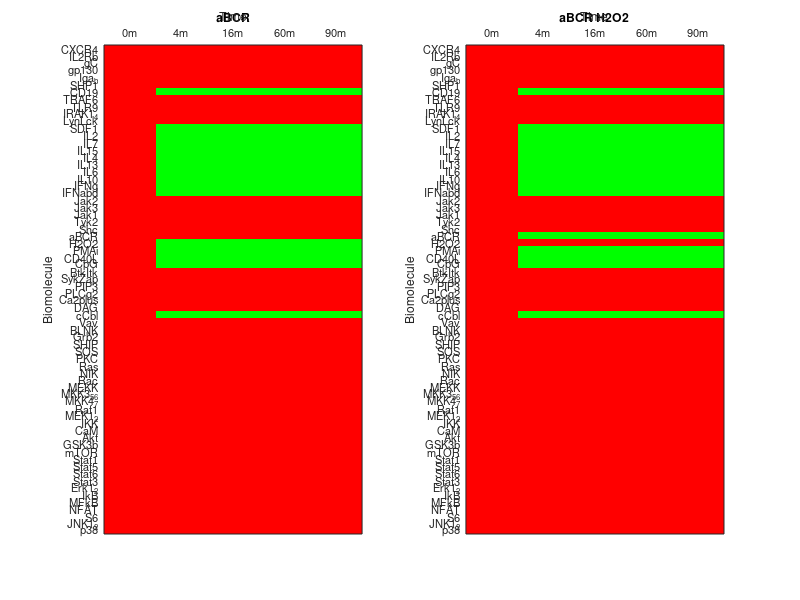

Source code (MATLAB):
function BooleanSimulation()
% BooleanSimulation
%
%  Simulates biological network using boolean expression rules.
%
%  Title: Follicular Lymphoma Network
%  Subject: 
%  Author: Ed Chen, Harendra Guturu, Jonathan Karr
%  Creator: NetworkAnalyzer
%  Last Updated: Tue Mar 31 2009 02:23:49 PM

% time points
times={'0m';'4m';'16m';'60m';'90m'};

% biomolecules
biomolecules=struct('name','','expression','','initialCondition',[]);
biomolecules(1)=struct('name','CXCR4','expression','SDF1','initialCondition',0);
biomolecules(2)=struct('name','IL2Rb','expression','IL2 || gC','initialCondition',0);
biomolecules(3)=struct('name','gC','expression','IL2 || IL7 || IL15 || IL4 || IL13','initialCondition',0);
biomolecules(4)=struct('name','gp130','expression','IL6','initialCondition',0);
biomolecules(5)=struct('name','Iga_b','expression','aBCR || H2O2','initialCondition',0);
biomolecules(6)=struct('name','SHP1','expression','Iga_b || aBCR || H2O2','initialCondition',0);
biomolecules(7)=struct('name','CD19','expression','true','initialCondition',0);
biomolecules(8)=struct('name','TRAF6','expression','CpG || CD40L','initialCondition',0);
biomolecules(9)=struct('name','TLR9','expression','CD40L || CpG','initialCondition',0);
biomolecules(10)=struct('name','IRAK1_4','expression','TRAF6 || TLR9','initialCondition',0);
biomolecules(11)=struct('name','LynLck','expression','IL2Rb || Iga_b || SHP1 || CD19','initialCondition',0);
biomolecules(12)=struct('name','SDF1','expression','true','initialCondition',0);
biomolecules(13)=struct('name','IL2','expression','true','initialCondition',0);
biomolecules(14)=struct('name','IL7','expression','true','initialCondition',0);
biomolecules(15)=struct('name','IL15','expression','true','initialCondition',0);
biomolecules(16)=struct('name','IL4','expression','true','initialCondition',0);
biomolecules(17)=struct('name','IL13','expression','true','initialCondition',0);
biomolecules(18)=struct('name','IL6','expression','true','initialCondition',0);
biomolecules(19)=struct('name','IL10','expression','true','initialCondition',0);
biomolecules(20)=struct('name','IFNg','expression','true','initialCondition',0);
biomolecules(21)=struct('name','IFNabd','expression','true','initialCondition',0);
biomolecules(22)=struct('name','Jak2','expression','CXCR4 || gp130 || IFNg || LynLck','initialCondition',0);
biomolecules(23)=struct('name','Jak3','expression','gC','initialCondition',0);
biomolecules(24)=struct('name','Jak1','expression','gC || gp130 || IL10 || IFNg || IFNabd || LynLck','initialCondition',0);
biomolecules(25)=struct('name','Tyk2','expression','gp130 || IL10 || IFNabd','initialCondition',0);
biomolecules(26)=struct('name','Shc','expression','IL2Rb || gp130','initialCondition',0);
biomolecules(27)=struct('name','aBCR','expression','true','initialCondition',0);
biomolecules(28)=struct('name','H2O2','expression','true','initialCondition',0);
biomolecules(29)=struct('name','PMAi','expression','true','initialCondition',0);
biomolecules(30)=struct('name','CD40L','expression','true','initialCondition',0);
biomolecules(31)=struct('name','CpG','expression','true','initialCondition',0);
biomolecules(32)=struct('name','BtkItk','expression','LynLck','initialCondition',0);
biomolecules(33)=struct('name','SykZap','expression','IL2Rb || LynLck || BtkItk','initialCondition',0);
biomolecules(34)=struct('name','PIP3','expression','BtkItk || CD19','initialCondition',0);
biomolecules(35)=struct('name','PLCg2','expression','LynLck || SykZap || BtkItk || PIP3 || Ca2plus','initialCondition',0);
biomolecules(36)=struct('name','Ca2plus','expression','PMAi || PIP3','initialCondition',0);
biomolecules(37)=struct('name','DAG','expression','PLCg2','initialCondition',0);
biomolecules(38)=struct('name','cCbl','expression','true','initialCondition',0);
biomolecules(39)=struct('name','Vav','expression','CD19 || cCbl','initialCondition',0);
biomolecules(40)=struct('name','BLNK','expression','PLCg2 || SykZap','initialCondition',0);
biomolecules(41)=struct('name','Grb2','expression','Shc || BLNK','initialCondition',0);
biomolecules(42)=struct('name','SHIP','expression','Grb2 || BLNK || PIP3','initialCondition',0);
biomolecules(43)=struct('name','SOS','expression','Grb2','initialCondition',0);
biomolecules(44)=struct('name','PKC','expression','DAG || PMAi || Ca2plus','initialCondition',0);
biomolecules(45)=struct('name','Ras','expression','SOS || DAG || PKC','initialCondition',0);
biomolecules(46)=struct('name','NIK','expression','TRAF6','initialCondition',0);
biomolecules(47)=struct('name','Rac','expression','Vav','initialCondition',0);
biomolecules(48)=struct('name','MEKK','expression','Rac','initialCondition',0);
biomolecules(49)=struct('name','MKK3_5_6','expression','MEKK || IRAK1_4','initialCondition',0);
biomolecules(50)=struct('name','MKK4_7','expression','MEKK','initialCondition',0);
biomolecules(51)=struct('name','Raf1','expression','Ras','initialCondition',0);
biomolecules(52)=struct('name','MEK1_2','expression','Raf1','initialCondition',0);
biomolecules(53)=struct('name','IKK','expression','PKC || NIK','initialCondition',0);
biomolecules(54)=struct('name','CaM','expression','Ca2plus','initialCondition',0);
biomolecules(55)=struct('name','Akt','expression','PIP3','initialCondition',0);
biomolecules(56)=struct('name','GSK3b','expression','Akt','initialCondition',0);
biomolecules(57)=struct('name','mTOR','expression','Akt','initialCondition',0);
biomolecules(58)=struct('name','Stat1','expression','Jak2 || Jak1 || LynLck','initialCondition',0);
biomolecules(59)=struct('name','Stat5','expression','Jak2 || Jak1 || LynLck','initialCondition',0);
biomolecules(60)=struct('name','Stat6','expression','Jak3 || Jak1','initialCondition',0);
biomolecules(61)=struct('name','Stat3','expression','Jak1 || Tyk2 || LynLck','initialCondition',0);
biomolecules(62)=struct('name','Erk1_2','expression','MEK1_2','initialCondition',0);
biomolecules(63)=struct('name','IkB','expression','IKK','initialCondition',0);
biomolecules(64)=struct('name','MFkB','expression','IkB','initialCondition',0);
biomolecules(65)=struct('name','NFAT','expression','CaM || GSK3b','initialCondition',0);
biomolecules(66)=struct('name','S6','expression','mTOR','initialCondition',0);
biomolecules(67)=struct('name','JNK1_2','expression','MKK4_7','initialCondition',0);
biomolecules(68)=struct('name','p38','expression','MKK3_5_6','initialCondition',0);

% conditions
conditions=struct('name','','perturbations',[]);
conditions(1)=struct('name','aBCR','perturbations',[]);
conditions(1).perturbations=struct('biomolecule','','expression','');
conditions(1).perturbations(1)=struct('biomolecule','aBCR','expression','false');
conditions(2)=struct('name','aBCR H2O2','perturbations',[]);
conditions(2).perturbations=struct('biomolecule','','expression','');
conditions(2).perturbations(1)=struct('biomolecule','H2O2','expression','false');

% allocate
states=zeros(length(biomolecules),length(times),length(conditions));

% loop over conditions
for i=1:length(conditions)
    % initial conditions
    states(:,1,i)=initialState(times(1),biomolecules,conditions(i).perturbations);    

    % loop over times, evaluate perturbations and expression rules
    for j=2:length(times)
        states(:,j,i)=evolveState(times(j),states(:,j,i),biomolecules,conditions(i).perturbations);
    end
    
    % plot
    cols=ceil(sqrt(length(conditions)));
    rows=ceil(length(conditions)/cols);
    subplot(rows,cols,i);
    plotTimeCourse(times,states(:,:,i),biomolecules,conditions(i).name);
end

% initial conditions
function state=initialState(time,biomolecules,perturbations)
state=[biomolecules.initialCondition];
for i=1:length(perturbations)
    biomoleculeIdx=findBiomolecule(biomolecules,perturbations(i).biomolecule);
    if(biomoleculeIdx>0)
        state(biomoleculeIdx)=eval(perturbations(i).expression);
    end
end

% time evolution
function state2=evolveState(time,state1,biomolecules,perturbations)
vectorToVariables({biomolecules.name},state1);
state2=zeros(size(state1));
for i=1:length(biomolecules)
    perturbationIdx=findPerturbation(perturbations,biomolecules(i).name);
    if(perturbationIdx>0)
        state2(i)=eval(perturbations(perturbationIdx).expression);
    else
        state2(i)=eval(biomolecules(i).expression);
    end
end

% plot simulation as heatmap
function plotTimeCourse(times,states,biomolecules,condition)
img=zeros(size(states,1),size(states,2),3);
for i=1:size(states,1)
    for j=1:size(states,2)
        if(states(i,j))
            img(i,j,:)=[0 1 0];
        else 
            img(i,j,:)=[1 0 0];             
        end
    end
end

image(img);
axis(gca,'ij');
box(gca,'on');

title(condition,'FontSize',12);
xlabel('Time','FontSize',12);
ylabel('Biomolecule','FontSize',12);
set(gca,'FontSize',8,'TickLength',[0 0]);
set(gca,'XTick',[1:length(times)],'XTickLabel',times,'XAxisLocation','top');
set(gca,'YTick',[1:length(biomolecules)],'YTickLabel',{biomolecules.name});

function idx=findBiomolecule(biomolecules,name)
idx=0;
for i=1:length(biomolecules)
    if(strcmp(biomolecules(i).name,name))
        idx=i;
        break;
    end
end

function idx=findPerturbation(perturbations,biomoleculename)
idx=0;
for i=1:length(perturbations)
    if(strcmp(perturbations(i).biomolecule,biomoleculename))
        idx=i;
        break;
    end
end

% assign in caller variables with names and values
function vectorToVariables(names,values)
for i=1:length(names)
    assignin('caller',names{i},values(i));
end